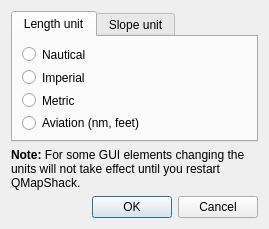
<?xml version="1.0" encoding="UTF-8"?>
<ui version="4.0">
 <class>IUnitsSetup</class>
 <widget class="QDialog" name="IUnitsSetup">
  <property name="geometry">
   <rect>
    <x>0</x>
    <y>0</y>
    <width>269</width>
    <height>229</height>
   </rect>
  </property>
  <property name="windowTitle">
   <string>Setup units...</string>
  </property>
  <layout class="QVBoxLayout" name="verticalLayout">
   <item>
    <widget class="QTabWidget" name="tabWidget">
     <property name="currentIndex">
      <number>0</number>
     </property>
     <widget class="QWidget" name="tabLength">
      <attribute name="title">
       <string>Length unit</string>
      </attribute>
      <layout class="QVBoxLayout" name="verticalLayout_2">
       <item>
        <widget class="QRadioButton" name="radioNautic">
         <property name="text">
          <string>Nautical</string>
         </property>
        </widget>
       </item>
       <item>
        <widget class="QRadioButton" name="radioImperial">
         <property name="text">
          <string>Imperial</string>
         </property>
        </widget>
       </item>
       <item>
        <widget class="QRadioButton" name="radioMetric">
         <property name="text">
          <string>Metric</string>
         </property>
        </widget>
       </item>
       <item>
        <widget class="QRadioButton" name="radioAviation">
         <property name="text">
          <string>Aviation (nm, feet)</string>
         </property>
        </widget>
       </item>
      </layout>
     </widget>
     <widget class="QWidget" name="tabSlope">
      <attribute name="title">
       <string>Slope unit</string>
      </attribute>
      <layout class="QVBoxLayout" name="verticalLayout_3">
       <item>
        <widget class="QRadioButton" name="radioDegrees">
         <property name="text">
          <string>Degrees (°)</string>
         </property>
        </widget>
       </item>
       <item>
        <widget class="QRadioButton" name="radioPercent">
         <property name="text">
          <string>Percent (%)</string>
         </property>
        </widget>
       </item>
      </layout>
     </widget>
    </widget>
   </item>
   <item>
    <spacer name="verticalSpacer">
     <property name="orientation">
      <enum>Qt::Vertical</enum>
     </property>
     <property name="sizeHint" stdset="0">
      <size>
       <width>20</width>
       <height>7</height>
      </size>
     </property>
    </spacer>
   </item>
   <item>
    <widget class="QLabel" name="label">
     <property name="sizePolicy">
      <sizepolicy hsizetype="MinimumExpanding" vsizetype="Preferred">
       <horstretch>0</horstretch>
       <verstretch>0</verstretch>
      </sizepolicy>
     </property>
     <property name="text">
      <string>&lt;b&gt;Note:&lt;/b&gt; For some GUI elements changing the units will not take effect until you restart QMapShack.</string>
     </property>
     <property name="alignment">
      <set>Qt::AlignLeading|Qt::AlignLeft|Qt::AlignTop</set>
     </property>
     <property name="wordWrap">
      <bool>true</bool>
     </property>
    </widget>
   </item>
   <item>
    <widget class="QDialogButtonBox" name="buttonBox">
     <property name="orientation">
      <enum>Qt::Horizontal</enum>
     </property>
     <property name="standardButtons">
      <set>QDialogButtonBox::Cancel|QDialogButtonBox::Ok</set>
     </property>
    </widget>
   </item>
  </layout>
 </widget>
 <resources/>
 <connections>
  <connection>
   <sender>buttonBox</sender>
   <signal>accepted()</signal>
   <receiver>IUnitsSetup</receiver>
   <slot>accept()</slot>
   <hints>
    <hint type="sourcelabel">
     <x>248</x>
     <y>254</y>
    </hint>
    <hint type="destinationlabel">
     <x>157</x>
     <y>274</y>
    </hint>
   </hints>
  </connection>
  <connection>
   <sender>buttonBox</sender>
   <signal>rejected()</signal>
   <receiver>IUnitsSetup</receiver>
   <slot>reject()</slot>
   <hints>
    <hint type="sourcelabel">
     <x>316</x>
     <y>260</y>
    </hint>
    <hint type="destinationlabel">
     <x>286</x>
     <y>274</y>
    </hint>
   </hints>
  </connection>
 </connections>
</ui>
